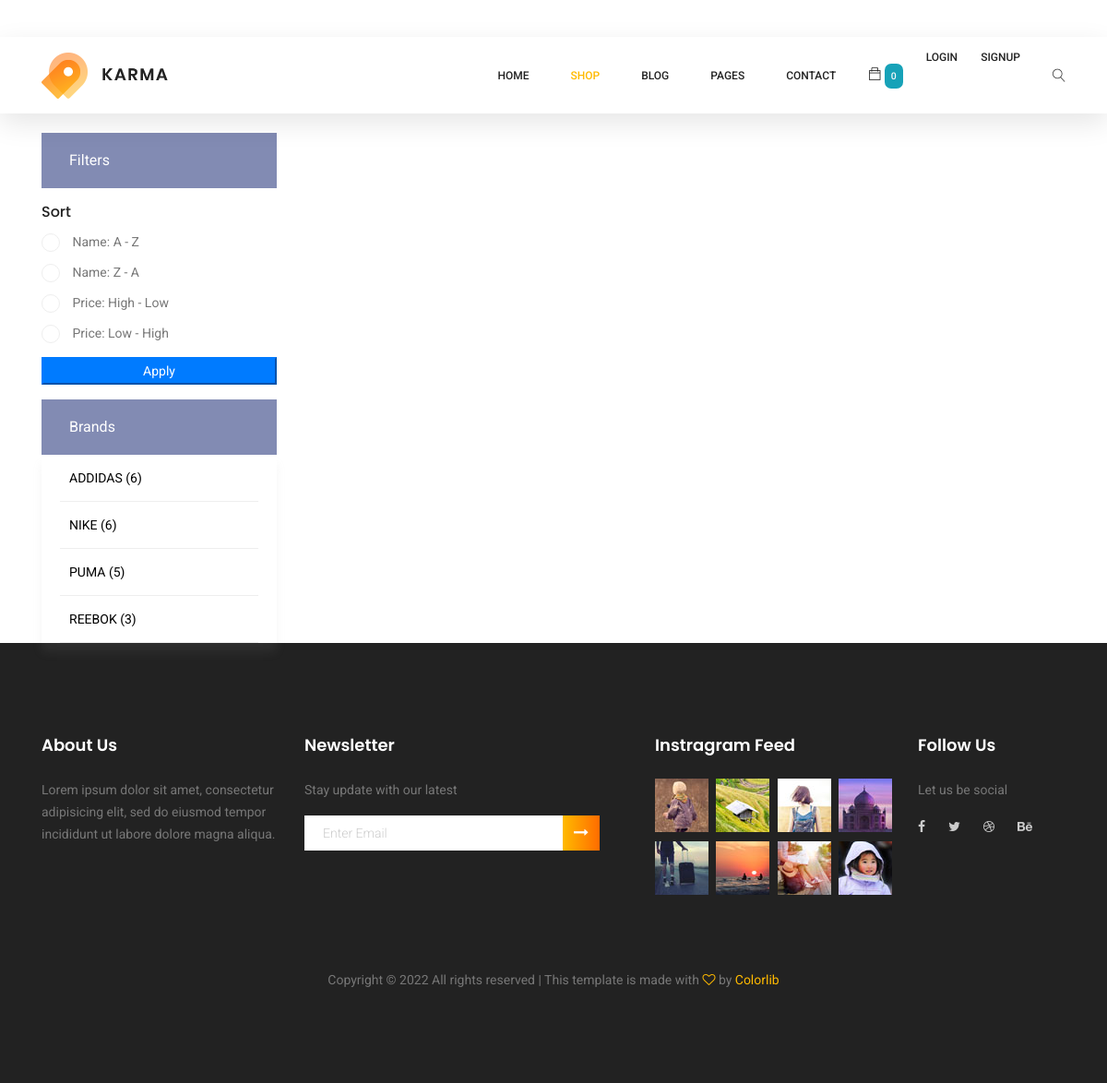
The page /brand-items/ on the database its author committed.
### shop/models.py (models this page shows, shortened)
class Brand(models.Model):
    title = models.CharField(max_length=100)

### shop/views.py (the view, shortened to what this page needs)
# urls.py: path('brand-items/', BrandCategory.as_view(), name='brandItems'),
class BrandCategory(ListView):
    model = Brand
    template_name = "brand_category.html"
    def get_context_data(self, *args, **kwargs):
        queryset = kwargs.pop("object_list", None)
        if queryset is None:
            self.object_list = self.get_queryset(*args, **kwargs)
        return super().get_context_data(**kwargs)
    def get_queryset(self, *args, **kwargs):
        qs = super(BrandCategory, self).get_queryset(*args, **kwargs)
        qs = qs.order_by("title")
        context = []
        for q in qs:
            total_brand_items = q.item_set.all().count()
            context.append(
                {
                    "brand": q,
                    "items": total_brand_items,
                }
            )
        return context

### shop/templates/brand_category.html (shortened to what this page needs)
{% extends 'base.html' %}
{% load cart %}
{% load custom_filter %}
{% block shopActive %} active{% endblock %}
{% block content %}
<div class="container">
    <div class="row mt-5">
        <div class="col-xl-3 col-lg-4 col-md-5 mt-5 pt-5">
            <div class="sidebar-categories">
                <div class="head">Filters</div>
                <div class="common-filter mt-3">
                    <div>
                        <h5>Sort</h5>
                    </div>
                    <form method="POST">
                        <ul>
                            <li class="filter-list">
                                <input class="pixel-radio" type="radio" id="a-z" value="a-z" name="sort" />
                                <label for="a-z">Name: A - Z</label>
                            </li>
                            <li class="filter-list">
                                <input class="pixel-radio" type="radio" id="z-a" value="z-a" name="sort" />
                                <label for="z-a">Name: Z - A</label>
                            </li>
                            <li class="filter-list">
                                <input class="pixel-radio" type="radio" id="high-low" value="high-low" name="sort" />
                                <label for="high-low">Price: High - Low</label>
                            </li>
                            <li class="filter-list">
                                <input class="pixel-radio" type="radio" id="low-high" value="low-high" name="sort" />
                                <label for="low-high">Price: Low - High</label>
                            </li>
                        </ul>
                        <div class="text-center justify-content-center mt-2">
                            <button type="submit" value="Submit" class="btn-primary btn-block">Apply</button>
                        </div>
                    </form>
                </div>
            </div>
            <div class="sidebar-categories mt-3">
                <div class="head">Brands</div>
                <ul class="main-categories">
                    {% for brand in object_list %}
                    <li class="main-nav-list">
                        <form id="my_form_{{brand.brand.id}}" method="POST">
                            <a href="javascript:{}"
                                onclick="document.getElementById('my_form_{{brand.brand.id}}').submit();">{{brand.brand.title}} ({{brand.items}})</a>
                        </form>
                    </li>
                    {% endfor %}
                </ul>
            </div>
        </div>
        <div class="col-xl-9 col-lg-8 col-md-7">
            <section class="related-product-area section_gap">
                <div class="container">
                    <div class="row">
                        <div class="col-lg-12">
                        </div>
                    </div>
                </div>
            </section>
        </div>
    </div>
</div>
{% endblock %}

### rows shown on the page
Brand: brand "ADDIDAS", items "6"
Brand: brand "NIKE", items "6"
Brand: brand "PUMA", items "5"
Brand: brand "REEBOK", items "3"

### other values the page prints
{{ request.session.cart.keys|length }} "0"
